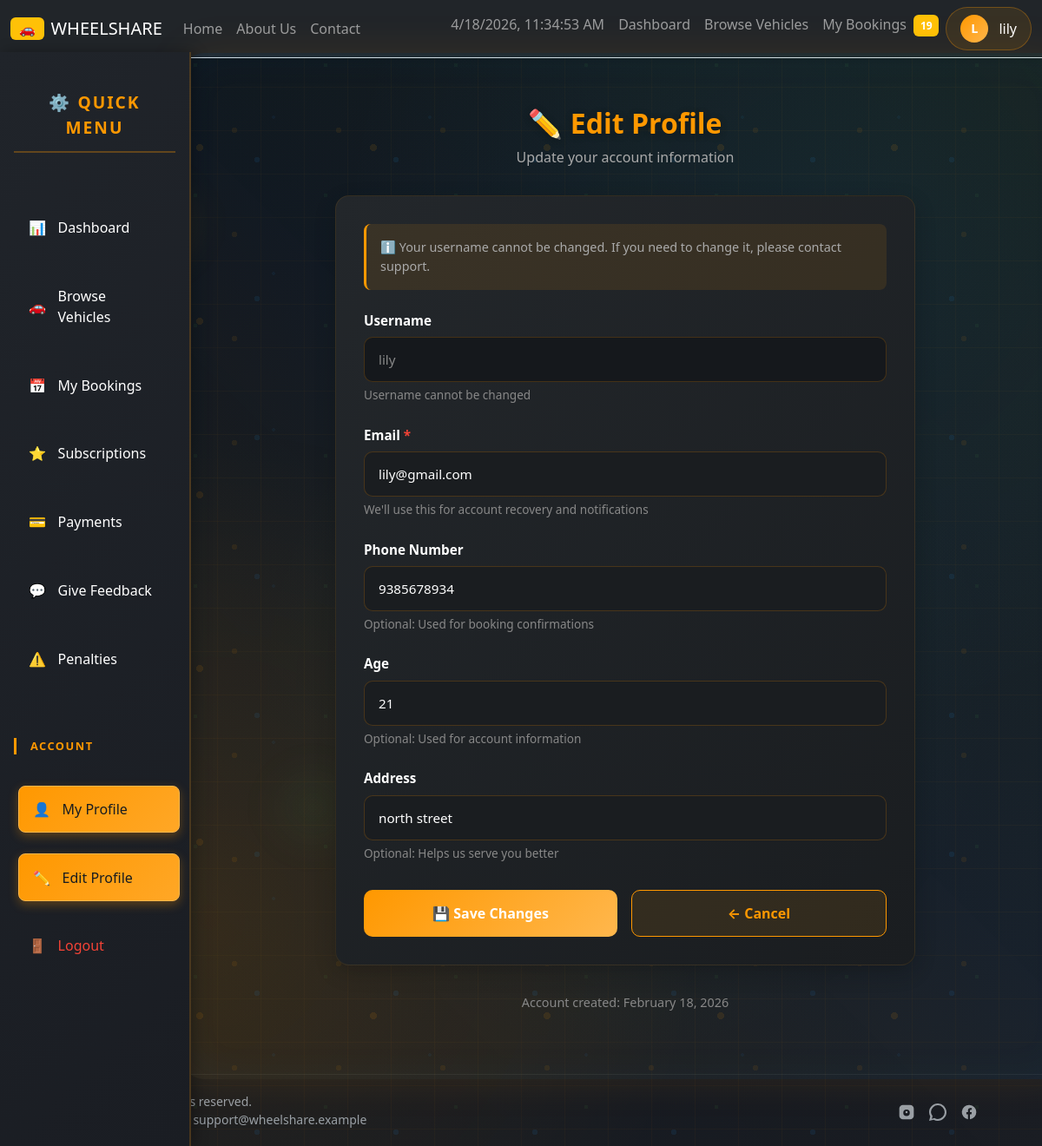
The app's page /profile/edit (signed in) with its own data.
### models.py (models this page shows)
class User(db.Model):
    id = db.Column(db.Integer, primary_key=True)
    username = db.Column(db.String(50), unique=True, nullable=False)
    password = db.Column(db.String(200), nullable=False)
    email = db.Column(db.String(100), unique=True, nullable=False)
    phone = db.Column(db.String(20))
    address = db.Column(db.String(200))
    age = db.Column(db.Integer, nullable=True)  # optional age of the user
    user_class = db.Column(db.String(20), default='middle')
    role = db.Column(db.String(10), nullable=False, default='user')  # admin, user
    status = db.Column(db.String(20), default='Active', nullable=False)  # Active, Blocked
    registration_date = db.Column(db.DateTime, default=db.func.now(), nullable=False)
    bookings = db.relationship('Booking', backref='user', lazy=True)
    feedbacks = db.relationship('Feedback', backref='user', lazy=True)

### app.py (the view, shortened to what this page needs)
@app.route('/profile/edit', methods=['GET', 'POST'])
@login_required
def edit_profile():
    user = db.session.get(User, session["user_id"])
    if not user:
        flash("User not found", "danger")
        return redirect("/dashboard")
    return render_template("edit_profile.html", user=user)

### app.py (called while the page is built, shortened)
@app.before_request
def _dev_bypass_auth():
    try:
        if os.getenv('DEV_BYPASS_AUTH', '') != '1':
            return
    except Exception:
        pass

def login_required(f):
    @wraps(f)
    def decorated_function(*args, **kwargs):
        if "user_id" not in session:
            flash("Please login to access this page.", "warning")
            return redirect(url_for('login_select'))
        return f(*args, **kwargs)
    return decorated_function

### templates/edit_profile.html (shortened to what this page needs)
{% extends 'base.html' %}
{% block content %}
<div class="edit-profile-container">
    <div class="edit-profile-header">
        <h1>✏️ Edit Profile</h1>
        <p>Update your account information</p>
    </div>
    <div class="form-card">
        <div class="info-box">
            ℹ️ Your username cannot be changed. If you need to change it, please contact support.
        </div>
        <form method="POST" action="/profile/edit">
            <div class="form-group">
                <label for="username">Username</label>
                <input type="text" id="username" value="{{ user.username }}" disabled style="background: #15181c; cursor: not-allowed; color: #888;">
                <div class="field-hint">Username cannot be changed</div>
            </div>
            <div class="form-group">
                <label for="email">Email <span class="required">*</span></label>
                <input type="email" id="email" name="email" value="{{ user.email }}" placeholder="Enter your email" required>
                <div class="field-hint">We'll use this for account recovery and notifications</div>
            </div>
            <div class="form-group">
                <label for="phone">Phone Number</label>
                <input type="tel" id="phone" name="phone" value="{{ user.phone or '' }}" placeholder="Enter your phone number">
                <div class="field-hint">Optional: Used for booking confirmations</div>
            </div>
            <div class="form-group">
                <label for="age">Age</label>
                <input type="number" min="1" id="age" name="age" value="{{ user.age or '' }}" placeholder="Your age">
                <div class="field-hint">Optional: Used for account information</div>
            </div>
            <div class="form-group">
                <label for="address">Address</label>
                <input type="text" id="address" name="address" value="{{ user.address or '' }}" placeholder="Enter your address">
                <div class="field-hint">Optional: Helps us serve you better</div>
            </div>
            <div class="form-actions">
                <button type="submit" class="btn-submit">💾 Save Changes</button>
                <a href="/profile" class="btn-cancel">← Cancel</a>
            </div>
        </form>
    </div>
    <div style="text-align: center; margin-top: 2rem; color: #888; font-size: 0.9rem;">
        <p>Account created: {{ user.registration_date.strftime('%B %d, %Y') if user.registration_date else 'N/A' }}</p>
    </div>
</div>
{% endblock %}

### static/css/style.css (style rules this page uses)
:root { --bg: #0f1115; --card: #14161a; --muted: #9aa0a6; --accent: #ff7a18; }
body { color: #e6eef6; min-height: 100vh; }
input::placeholder, textarea::placeholder { color: #fff; opacity: 0.7; }
h1, h2, h3, h4, h5, h6 { text-shadow: 0 2px 8px rgba(0,0,0,0.3); }
a { transition: all 0.2s ease; }

### templates/base.html (style rules this page uses)
body { background: linear-gradient(135deg, #0f1115 0%, #1a1d23 25%, #0e1014 50%, #14161a 75%, #0f1115 100%); background-size: 400% 400%; animation: subtleGradient 20s ease infinite; position: relative; overflow-x: hidden; }
body::before { content: ''; position: fixed; top: 0; left: 0; width: 100%; height: 100%; background: linear-gradient(rgba(255, 152, 0, 0.03) 1px, transparent 1px), linear-gradient(90deg, rgba(255, 152, 0, 0.03) 1px, transparent 1px), linear-gradient(45deg, rgba(33, 150, 243, 0.02) 0%, transparent 50%, rgba(76, 175, 80, 0.02) 100%), radial-gradient(circle at 20% 80%, rgba(255, 152, 0, 0.08) 0%, transparent 40%), radial-gradient(circle at 80% 20%, rgba(33, 150, 243, 0.06) 0%, transparent 40%), radial-gradient(circle at 60% 60%, rgba(76, 175, 80, 0.05) 0%, transparent 40%); background-size: 50px 50px, 50px 50px, 100% 100%, 100% 100%, 100% 100%, 100% 100%; animation: dataFlow 25s ease-in-out infinite; pointer-events: none; z-index: -1; }
body::after { content: ''; position: fixed; top: 0; left: 0; width: 100%; height: 100%; background-image: radial-gradient(circle at 25% 25%, rgba(255, 152, 0, 0.08) 3px, transparent 3px), radial-gradient(circle at 75% 75%, rgba(33, 150, 243, 0.06) 2px, transparent 2px), radial-gradient(circle at 50% 50%, rgba(76, 175, 80, 0.07) 2.5px, transparent 2.5px), radial-gradient(circle at 15% 85%, rgba(255, 152, 0, 0.1) 4px, transparent 4px), radial-gradient(circle at 85% 15%, rgba(33, 150, 243, 0.09) 3.5px, transparent 3.5px); background-size: 120px 120px, 180px 180px, 150px 150px, 200px 200px, 160px 160px; animation: particleFloat 35s linear infinite; pointer-events: none; z-index: -1; filter: blur(0.3px); }
.btn, button { transition: all 0.3s cubic-bezier(0.4, 0, 0.2, 1); }
a { position: relative; transition: color 0.3s ease; }
a:not(.btn):not(.card-link)::after { content: ''; position: absolute; width: 0; height: 2px; bottom: -2px; left: 0; background: linear-gradient(90deg, #ff9800, #ffb74d); transition: width 0.3s cubic-bezier(0.4, 0, 0.2, 1); }
* { transition: background-color 0.3s ease, border-color 0.3s ease; }
.container > * { animation: fadeInUp 0.6s ease-out backwards; }
.container > *:nth-child(3) { animation-delay: 0.3s; }

### templates/edit_profile.html (style rules this page uses)
.edit-profile-container { max-width: 700px; margin: 0 auto; padding: 2rem 1rem; }
.edit-profile-header { text-align: center; margin-bottom: 2rem; }
.edit-profile-header h1 { color: #ff9800; font-size: 2rem; font-weight: 800; margin-bottom: 0.5rem; }
.edit-profile-header p { color: #aaa; font-size: 1rem; }
.form-card { background: linear-gradient(135deg, #23272b 0%, #1a1d20 100%); border-radius: 16px; padding: 2rem; border: 1px solid rgba(255, 152, 0, 0.1); box-shadow: 0 8px 24px rgba(0, 0, 0, 0.2); }
.form-group { margin-bottom: 1.5rem; }
.form-group label { color: #fff; font-weight: 600; margin-bottom: 0.5rem; display: block; font-size: 0.95rem; }
.form-group input { width: 100%; padding: 0.85rem 1rem; background: #1a1d20; border: 1px solid rgba(255, 152, 0, 0.2); border-radius: 10px; color: #fff; font-size: 0.95rem; transition: all 0.3s ease; }
.form-group input::placeholder { color: #666; }
.info-box { background: rgba(255, 152, 0, 0.1); border-left: 3px solid #ff9800; padding: 1rem; border-radius: 8px; margin-bottom: 1.5rem; color: #aaa; font-size: 0.9rem; }
.form-actions { display: flex; gap: 1rem; margin-top: 2rem; }
.btn-submit { background: linear-gradient(135deg, #ff9800, #ffb74d); color: #fff; border: none; padding: 0.85rem 2rem; border-radius: 10px; font-weight: 700; font-size: 1rem; cursor: pointer; transition: all 0.3s ease; flex: 1; }
.btn-cancel { background: rgba(255, 152, 0, 0.1); color: #ff9800; border: 1px solid #ff9800; padding: 0.85rem 2rem; border-radius: 10px; font-weight: 700; font-size: 1rem; cursor: pointer; transition: all 0.3s ease; text-decoration: none; display: inline-flex; align-items: center; justify-content: center; flex: 1; }
.required { color: #f44336; }
.field-hint { color: #888; font-size: 0.85rem; margin-top: 0.3rem; }

### records on screen
User: username "lily", email "lily@gmail.com", phone "9385678934", age "21", address "north street", registration_date "February 18, 2026"
